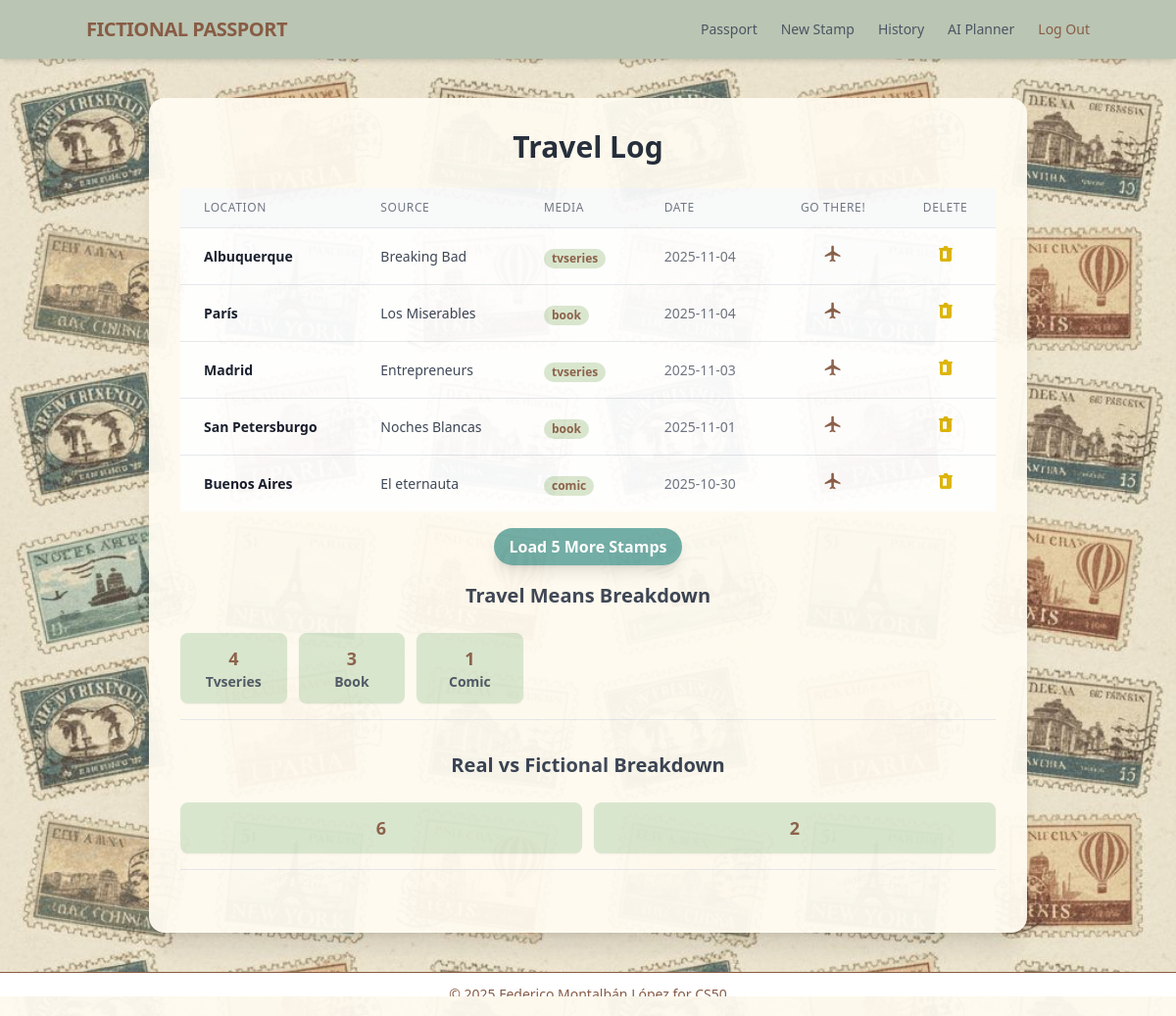
Page /history (signed in) on the earlier database version.
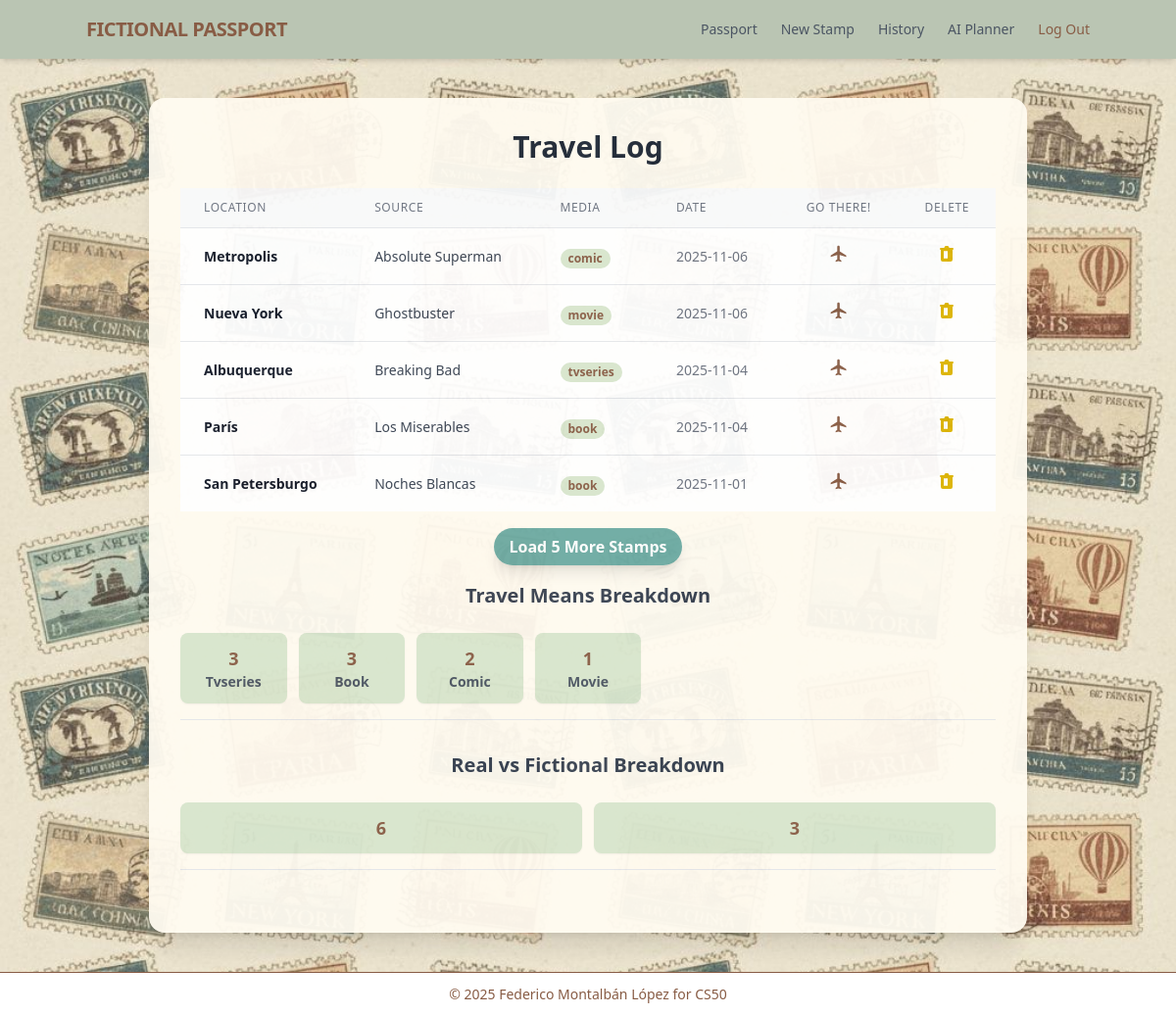
Same page on the later database version.
### tables this page shows
CREATE TABLE stamps (
id INTEGER PRIMARY KEY AUTOINCREMENT,
user_id INTEGER NOT NULL,
location_type,
location_name TEXT NOT NULL,
source TEXT NOT NULL,
means TEXT NOT NULL,
latitude REAL NOT NULL,
longitude REAL NOT NULL,
timestamp DATETIME DEFAULT CURRENT_TIMESTAMP,
FOREIGN KEY (user_id) REFERENCES users(id)
);

### app.py (the view)
@app.route("/history")
@login_required
def history():
    try:
        current_total = int(request.args.get("offset", 5))
        if current_total < 5:
            current_total = 5
    except ValueError:
        current_total = 5
    user_id = session["user_id"]
    limit = current_total
    stamps = db.execute(
        "SELECT id, location_name, source, means, timestamp FROM stamps "
        "WHERE user_id = ? ORDER BY timestamp DESC LIMIT ?",
        user_id, limit
    )
    for stamp in stamps:
        stamp['date_only'] = stamp['timestamp'].split(' ')[0]
    media_stats = db.execute(
        "SELECT means, COUNT(means) AS count FROM stamps "
        "WHERE user_id = ? GROUP BY means ORDER BY count DESC",
        user_id
    )
    real_fiction = db.execute(
        "SELECT location_type, COUNT(location_type) AS count FROM stamps "
        "WHERE user_id = ? GROUP BY location_type ORDER BY count DESC",
        user_id
    )
    next_stamps_check = db.execute(
        "SELECT id FROM stamps WHERE user_id = ? "
        "ORDER BY timestamp DESC LIMIT ? OFFSET ?",
        user_id, 1, limit
    )
    has_more = len(next_stamps_check) > 0
    next_offset = limit + 5
    stamps_loaded = limit
    return render_template(
        "history.html",
        stamps=stamps,
        has_more=has_more,
        next_offset=next_offset,
        stamps_loaded=stamps_loaded,
        media_stats=media_stats,
        real_fiction=real_fiction
    )

### app.py (called while the page is built)
@app.after_request
def after_request(response):
    response.headers["Cache-Control"] = "no-cache, no-store, must-revalidate"
    response.headers["Expires"] = 0
    response.headers["Pragma"] = "no-cache"
    return response

### helpers.py (called while the page is built)
def login_required(f):
    @wraps(f)
    def decorated_function(*args, **kwargs):
        if session.get("user_id") is None:
            return redirect("/login")
        return f(*args, **kwargs)
    return decorated_function

### templates/history.html (shortened to what this page needs)
{% extends "layout.html" %}
{% block main %}
    <div class="w-full max-w-4xl p-8 bg-[#fffbf1] opacity-95 rounded-2xl shadow-xl">
        <h1 class="text-3xl font-extrabold mb-6 text-center text-gray-800">Travel Log</h1>
        <div class="overflow-x-auto">
            <table class="min-w-full divide-y divide-gray-200">
                <thead class="bg-gray-50">
                    <tr>
                        <th class="px-6 py-3 text-left text-xs font-medium text-gray-500 uppercase tracking-wider">Location</th>
                        <th class="px-6 py-3 text-left text-xs font-medium text-gray-500 uppercase tracking-wider">Source</th>
                        <th class="px-6 py-3 text-left text-xs font-medium text-gray-500 uppercase tracking-wider">Media</th>
                        <th class="px-6 py-3 text-left text-xs font-medium text-gray-500 uppercase tracking-wider">Date</th>
                        <th class="px-6 py-3 text-center text-xs font-medium text-gray-500 uppercase tracking-wider">Go There!</th>
                        <th class="px-6 py-3 text-center text-xs font-medium text-gray-500 uppercase tracking-wider">Delete</th>
                    </tr>
                </thead>
                <tbody class="bg-white divide-y divide-gray-200">
                    {% for stamp in stamps %}
                    <tr class="hover:bg-gray-50 transition duration-150">
                        <td class="px-6 py-4 whitespace-nowrap text-sm font-semibold text-gray-900">
                            {{ stamp.location_name }}
                        </td>
                        <td class="px-6 py-4 whitespace-nowrap text-sm text-gray-700">
                            {{ stamp.source }}
                        </td>
                        <td class="px-6 py-4 whitespace-nowrap">
                            <span class="px-2 inline-flex text-xs leading-5 font-semibold rounded-full bg-[#d8e6ce] text-[#885C45]">
                                {{ stamp.means }}
                            </span>
                        </td>
                        <td class="px-6 py-4 whitespace-nowrap text-sm text-gray-500">
                            {{ stamp.date_only }}
                        </td>
                        <td class="px-6 py-4 whitespace-nowrap text-center text-sm font-medium">
                            <a href="https://www.google.com/search?q=visit+{{ stamp.location_name }}" title="Go There"
                               class="text-[#885C45] hover:text-[#BAC5B3] transition duration-150 transform hover:scale-110 inline-block">
                                <svg xmlns="http://www.w3.org/2000/svg" class="h-5 w-5" viewBox="0 0 24 24" fill="currentColor">
                                    <path d="M21 16v-2l-8-5V3.5c0-.83-.67-1.5-1.5-1.5S10 2.67 10 3.5V9L2 14v2l8-2.5V19l-2 1.5V22l3.5-1 3.5 1v-1.5L13 19v-5.5l8 2.5z"/>
                                </svg>
                            </a>
                        </td>
                        <td class="px-6 py-4 whitespace-nowrap text-center text-sm font-medium">
                            <form action="/delete_stamp" method="post" class="inline">
                                <button type="submit"
                                        class="text-[#ddb400] hover:text-red-900 transition duration-150 transform hover:scale-110"
                                        title="Delete this stamp">
                                </button>
                            </form>
                        </td>
                    </tr>
                    {% else %}
                    <tr>
                        <td colspan="6" class="px-6 py-8 text-center text-gray-500 text-lg">
                            No stamps found. Time to plan your first adventure!
                        </td>
                    </tr>
                    {% endfor %}
                </tbody>
            </table>
        </div>
        {% if has_more %}
        <div class="mt-6 text-center">
            <a href="/history?offset={{ next_offset }}"
               class="bg-[#6daba4] hover:bg-blue-600 text-white font-bold py-2 px-4 rounded-full shadow-lg transition duration-150 transform hover:scale-[1.01]">
                Load 5 More Stamps
            </a>
        </div>
        {% endif %}
        <div class="mb-8 border-b pb-4 mt-6">
            <h2 class="text-xl font-bold mb-6 text-gray-700 text-center">Travel Means Breakdown</h2>
            <div class="grid grid-cols-2 md:grid-cols-7 gap-3 text-sm font-semibold">
                {% for stat in media_stats %}
                <div class="p-3 bg-[#d8e6ce] rounded-lg shadow-sm">
                    <p class="text-[#885C45] text-lg font-extrabold text-center">{{ stat.count }}</p>
                    <p class="text-gray-600 text-center">{{ stat.means | capitalize }}</p>
                </div>
                {% else %}
                <p class="col-span-full text-center text-gray-500">No data yet!</p>
                {% endfor %}
            </div>
        </div>
        <div class="mb-8 border-b pb-4 mt-6">
            <h2 class="text-xl font-bold mb-6 text-gray-700 text-center">Real vs Fictional Breakdown</h2>
            <div class="grid grid-cols-2 md:grid-cols-2 gap-3 text-sm font-semibold">
                {% for stat in real_fiction %}
                <div class="p-3 bg-[#d8e6ce] rounded-lg shadow-sm">
                    <p class="text-[#885C45] text-lg font-extrabold text-center">{{ stat.count }}</p>
                </div>
                {% else %}
                <p class="col-span-full text-center text-gray-500 text-center">No data yet!</p>
                {% endfor %}
            </div>
        </div>
    </div>
{% endblock %}

### templates/layout.html (shortened to what this page needs)
<!DOCTYPE html>
<html lang="en">
    <head>
        <script src="https://cdn.tailwindcss.com"></script>
        <link href="/static/styles.css" rel="stylesheet">
    </head>
    <body class="antialiased min-h-screen flex flex-col app-background">
        <nav class="bg-[#BAC5B3] shadow-md p-4 sticky top-0 z-50">
            <div class="container mx-auto flex justify-between items-center">
                <a class="text-xl font-bold tracking-tight text-gray-900 hover:text-gray-700" href="/">
                    <span class="text-[#885C45]">FICTIONAL PASSPORT</span>
                </a>
                <div class="flex space-x-6 text-sm font-medium">
                    {% if session["user_id"] %}
                        <a class="text-gray-600 hover:text-[#6daba4] transition duration-150" href="/passport">Passport</a>
                        <a class="text-gray-600 hover:text-[#6daba4] transition duration-150" href="/map">New Stamp</a>
                        <a class="text-gray-600 hover:text-[#6daba4] transition duration-150" href="/history">History</a>
                        <a class="text-gray-600 hover:text-[#6daba4] transition duration-150" href="/plan">AI Planner</a>
                        <a class="text-[#885C45] hover:text-red-700 transition duration-150" href="/logout">Log Out</a>
                    {% else %}
                        <a class="text-gray-600 hover:text-[#6daba4] transition duration-150" href="/register">Register</a>
                        <a class="text-gray-600 hover:text-[#6daba4] transition duration-150" href="/login">Log In</a>
                    {% endif %}
                </div>
            </div>
        </nav>
        <main class="flex-grow p-5 md:p-10 flex flex-col items-center">
            {% block main %}{% endblock %}
        </main>
        <footer class="mt-auto border-t border-[#885C45] py-3 w-full bg-white">
            <div class="text-center text-sm text-[#885C45]">
                &copy; 2025 Federico Montalbán López for CS50
            </div>
        </footer>
    </body>
</html>

### static/styles.css (style rules this page uses)
.app-background { background-image: url('background.jpg'); background-size: cover; background-attachment: fixed; background-position: center; }

Differences in the rows shown:
removed stamps: location_name "Madrid", source "Entrepreneurs", means "tvseries", date_only "2025-11-03"
no longer on this page (row unchanged): stamps: location_name "Buenos Aires", source "El eternauta", means "comic", date_only "2025-10-30"
added stamps: location_name "Metropolis", source "Absolute Superman", means "comic", date_only "2025-11-06"
added stamps: location_name "Nueva York", source "Ghostbuster", means "movie", date_only "2025-11-06"
Other differences:
new list line: "3 Tvseries"
new list line: "2 Comic"
new list line: "1 Movie"
new list line: "3"
list line gone: "4 Tvseries"
list line gone: "1 Comic"
list line gone: "2"
